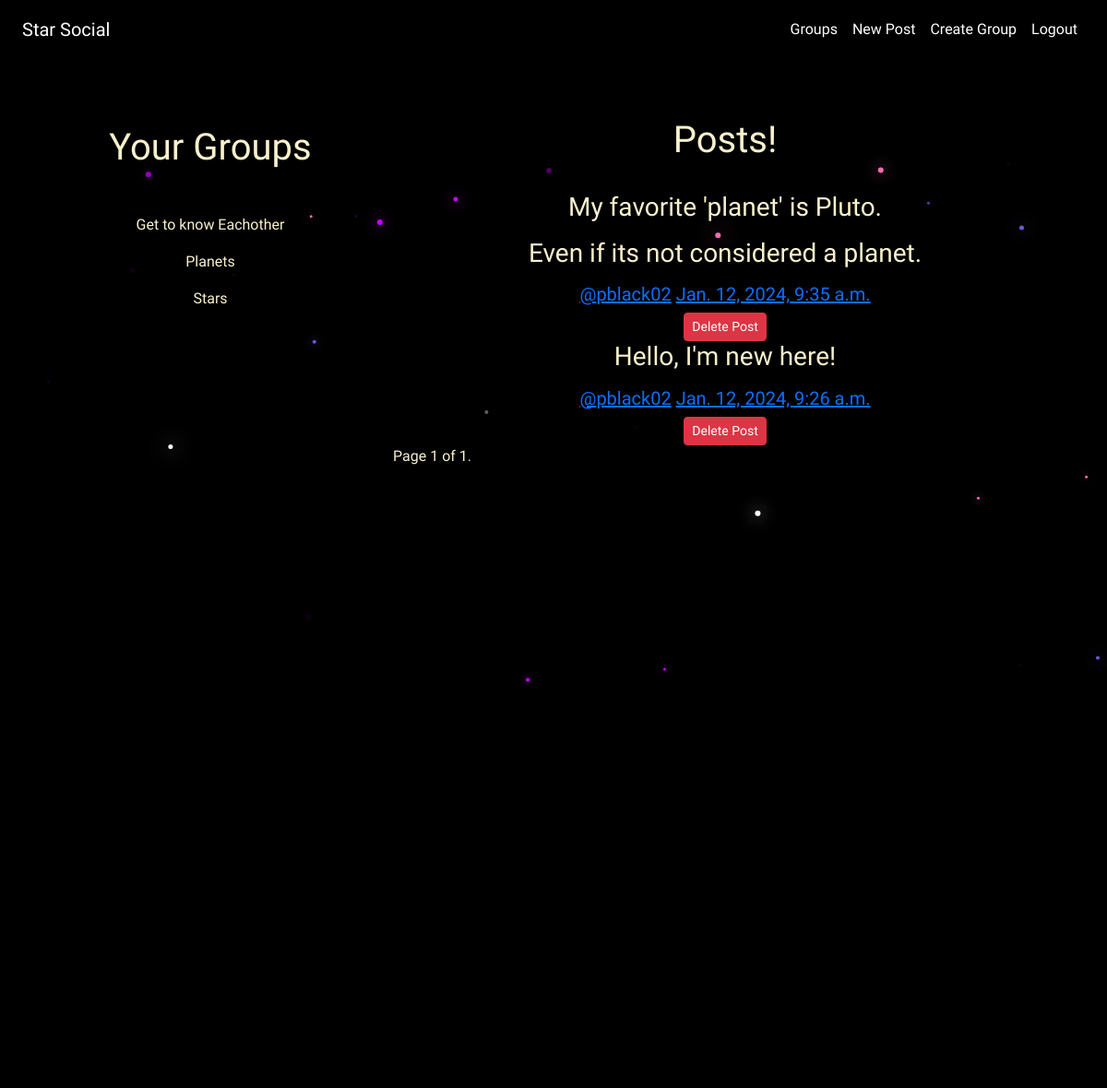
The app's page /posts/ (signed in) with its own data.
### groups/models.py (models this page shows, shortened)
class Group(models.Model):
    name = models.CharField(max_length=255, unique=True)
    slug = models.SlugField(allow_unicode=True, unique=True)
    description = models.TextField(blank=True, default="")
    description_html = models.TextField(blank=True, default="", editable=False)
    members = models.ManyToManyField(User, through='GroupMember')
    creator = models.ForeignKey(User, related_name='created_groups', on_delete=models.CASCADE, null=True)
    class Meta:
        ordering = ['name']

### posts/models.py (models this page shows, shortened)
class Post(models.Model):
    user = models.ForeignKey(User, related_name='posts', on_delete=models.CASCADE)
    created_at = models.DateTimeField(auto_now_add=True)
    message = models.TextField()
    message_html = models.TextField(editable=False)
    group = models.ForeignKey(Group, related_name='posts', on_delete=models.CASCADE, null=True, blank=True)
    class Meta:
        ordering = ["-created_at"]
        unique_together = ['user', 'message']

### posts/views.py (the view)
# urls.py: path('', views.PostList.as_view(), name='all'),
class PostList(SelectRelatedMixin, generic.ListView):
    paginate_by = 3
    model = models.Post
    select_related = ('user', 'group')
    def get_context_data(self, **kwargs):
        context = super().get_context_data(**kwargs)
        if self.request.user.is_authenticated:
            user_groups = models.Group.objects.filter(memberships__user=self.request.user)
            context['get_user_groups'] = user_groups
        return context

### posts/templates/posts/post_list.html (shortened to what this page needs)
{% extends "posts/post_base.html" %}
{% block prepost %}
    <div class="col-md-4 p-2">
        {% if request.user.is_authenticated %}
        <h1 class="title">Your Groups</h1>
        <br>
                <div class="content">
                    <ul class="list-unstyled listLink">
                        {% for member_group in get_user_groups %}
                        <p><li><a class="mylink postLink" href="{% url 'groups:single' slug=member_group.slug %}">{{ member_group.name }}</a></li></p>
                        {% endfor %}
                    </ul>
            </div>
        {% endif %}
    </div>
{% endblock %}
{% block post_content %}
    <div class="col-md-8">
        <h1>Posts!</h1>
        <br>
        {% for post in post_list %}
            {% include "posts/_post.html" %}
        {% endfor %}
    <div class="pagination">
        <span class="step-links">
            <span class="current">
                Page {{ page_obj.number }} of {{ page_obj.paginator.num_pages }}.
            </span>
        </span>
    </div>
    </div>
{% endblock %}

### posts/templates/posts/post_base.html (shortened to what this page needs)
{% extends "base.html" %}
{% block content %}
    <div class="post-page">
        <div class="container">
            <div class="row">
                {% block prepost %}{% endblock %}
                {% block post_content %}{% endblock %}
            </div>
        </div>
    </div>
{% endblock %}

### templates/base.html (shortened to what this page needs)
<!doctype html>
{% load static %}
<html lang="en">
<head>
    <link href="https://cdn.jsdelivr.net/npm/bootstrap@5.3.2/dist/css/bootstrap.min.css" rel="stylesheet">
    <link rel="stylesheet" href="{% static 'simplesocial/css/master.css' %}">
</head>
<body>
    <nav class="navbar navbar-expand-lg mynav p-2" role="navigation" id="navbar">
        <div class="container-fluid mynav">
                <a class="navbar-brand mylink" href="{% url 'home' %}">Star Social </a>
             <ul class="nav navbar-nav justify-content-end">
                 {% if user.is_authenticated %}
                    <li class="nav-item"><a class="nav-link mylink" href="{% url 'groups:all' %}">Groups</a></li>
                    <li class="nav-item"><a class="nav-link mylink" href="{% url 'posts:create' %}">New Post</a></li>
                    <li class="nav-item"><a class="nav-link mylink" href="{% url 'groups:create' %}">Create Group</a></li>
                    <li class="nav-item"><a class="nav-link mylink" href="{% url 'accounts:logout' %}">Logout</a></li>
                 {% else %}
                     <li class="nav-item"><a class="nav-link mylink" href="{% url 'groups:all' %}">Groups</a></li>
                     <li class="nav-item"><a class="nav-link mylink" href="{% url 'accounts:login' %}">Login</a></li>
                     <li class="nav-item"><a class="nav-link mylink" href="{% url 'accounts:signup' %}">Sign Up</a></li>
                 {% endif %}
            </ul>
        </div>
    </nav>
    <br>
    <canvas id="canvas"></canvas>
    <div id="note">
         <div class="container mycontent">
        {% block content %}
        {% endblock %}
         </div>
    </div>
</body>
</html>

### posts/templates/posts/_post.html
<div class="post media">
    <h3>{{post.message_html|safe}}</h3>
    <div class="media-body">
        <h5 class="media-heading">
        <span class="username">
            <a href="{% url 'posts:for_user' username=post.user.username %}">@{{post.user.username}}</a>
        </span>
        <time class="time">
            <a href="{% url 'posts:single' username=post.user.username pk=post.pk %}">{{post.created_at}}</a>
        </time>
        </h5>
        <div class="media-footer">
            {% if user.is_authenticated and post.user == user %}
                <a href="{% url 'posts:delete' pk=post.pk %}" title="delete" class="btn btn-danger btn-sm">
                    <span>Delete Post</span>
                </a>
            {% endif %}
        </div>
    </div>
</div>

### static/simplesocial/css/master.css (style rules this page uses)
html, body { height: 100%; width: 100%; background: black; color: white; overflow: hidden; margin: 0; font-family: 'Exo 2', sans-serif; }
#note { position: absolute; color: rgba(249,241,204,1); left: 0; right: 0; top: 8em; margin: unset; text-align: center; user-select: none; font-family: 'Exo 2', sans-serif; }
.navbar { background: black; }
.mynav { background: black; color: white; font-family: 'Exo 2', sans-serif; margin: 2px; }
.mylink { color: white; font-family: 'Exo 2', sans-serif; }
.mycontent { font-family: 'Exo 2', sans-serif; }
.postLink { color: rgba(249,241,204,1); font-family: 'Exo 2', sans-serif; text-decoration: none; }

### records on screen
Group: name "Get to know Eachother"
Group: name "Planets"
Group: name "Stars"
Post: message_html "My favorite 'planet' is Pluto. Even if its not considered a planet.", user.username "pblack02", created_at "Jan. 12, 2024, 9:35 a.m.", shows "Delete Post"
Post: message_html "Hello, I'm new here!", user.username "pblack02", created_at "Jan. 12, 2024, 9:26 a.m.", shows "Delete Post"

### other values on screen
{{ page_obj.number }} "1"
{{ page_obj.paginator.num_pages }} "1"
